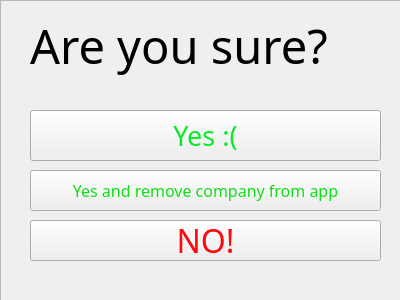
<?xml version="1.0" encoding="UTF-8"?>
<ui version="4.0">
 <class>DeleteYourself</class>
 <widget class="QWidget" name="DeleteYourself">
  <property name="geometry">
   <rect>
    <x>0</x>
    <y>0</y>
    <width>400</width>
    <height>300</height>
   </rect>
  </property>
  <property name="windowTitle">
   <string>DeleteYourself</string>
  </property>
  <property name="styleSheet">
   <string notr="true">QFrame{background:url(:/Comcalen/background.jpg)}</string>
  </property>
  <widget class="QFrame" name="frame">
   <property name="geometry">
    <rect>
     <x>0</x>
     <y>0</y>
     <width>401</width>
     <height>301</height>
    </rect>
   </property>
   <property name="frameShape">
    <enum>QFrame::StyledPanel</enum>
   </property>
   <property name="frameShadow">
    <enum>QFrame::Raised</enum>
   </property>
   <widget class="QLabel" name="label">
    <property name="enabled">
     <bool>true</bool>
    </property>
    <property name="geometry">
     <rect>
      <x>30</x>
      <y>10</y>
      <width>361</width>
      <height>71</height>
     </rect>
    </property>
    <property name="font">
     <font>
      <family>Copperplate Gothic Bold</family>
      <pointsize>35</pointsize>
     </font>
    </property>
    <property name="layoutDirection">
     <enum>Qt::LeftToRight</enum>
    </property>
    <property name="styleSheet">
     <string notr="true">QLabel{background:transparent}</string>
    </property>
    <property name="text">
     <string>Are you sure?</string>
    </property>
   </widget>
   <widget class="QPushButton" name="yes">
    <property name="geometry">
     <rect>
      <x>30</x>
      <y>110</y>
      <width>351</width>
      <height>51</height>
     </rect>
    </property>
    <property name="palette">
     <palette>
      <active>
       <colorrole role="ButtonText">
        <brush brushstyle="SolidPattern">
         <color alpha="255">
          <red>6</red>
          <green>236</green>
          <blue>41</blue>
         </color>
        </brush>
       </colorrole>
      </active>
      <inactive>
       <colorrole role="ButtonText">
        <brush brushstyle="SolidPattern">
         <color alpha="255">
          <red>6</red>
          <green>236</green>
          <blue>41</blue>
         </color>
        </brush>
       </colorrole>
      </inactive>
      <disabled>
       <colorrole role="ButtonText">
        <brush brushstyle="SolidPattern">
         <color alpha="255">
          <red>120</red>
          <green>120</green>
          <blue>120</blue>
         </color>
        </brush>
       </colorrole>
      </disabled>
     </palette>
    </property>
    <property name="font">
     <font>
      <family>Copperplate Gothic Bold</family>
      <pointsize>20</pointsize>
     </font>
    </property>
    <property name="text">
     <string>Yes :(</string>
    </property>
   </widget>
   <widget class="QPushButton" name="totally_yes">
    <property name="geometry">
     <rect>
      <x>30</x>
      <y>170</y>
      <width>351</width>
      <height>41</height>
     </rect>
    </property>
    <property name="palette">
     <palette>
      <active>
       <colorrole role="ButtonText">
        <brush brushstyle="SolidPattern">
         <color alpha="255">
          <red>17</red>
          <green>221</green>
          <blue>24</blue>
         </color>
        </brush>
       </colorrole>
      </active>
      <inactive>
       <colorrole role="ButtonText">
        <brush brushstyle="SolidPattern">
         <color alpha="255">
          <red>17</red>
          <green>221</green>
          <blue>24</blue>
         </color>
        </brush>
       </colorrole>
      </inactive>
      <disabled>
       <colorrole role="ButtonText">
        <brush brushstyle="SolidPattern">
         <color alpha="255">
          <red>120</red>
          <green>120</green>
          <blue>120</blue>
         </color>
        </brush>
       </colorrole>
      </disabled>
     </palette>
    </property>
    <property name="font">
     <font>
      <family>Copperplate Gothic Bold</family>
      <pointsize>12</pointsize>
     </font>
    </property>
    <property name="text">
     <string>Yes and remove company from app</string>
    </property>
   </widget>
   <widget class="QPushButton" name="no">
    <property name="geometry">
     <rect>
      <x>30</x>
      <y>220</y>
      <width>351</width>
      <height>41</height>
     </rect>
    </property>
    <property name="palette">
     <palette>
      <active>
       <colorrole role="WindowText">
        <brush brushstyle="SolidPattern">
         <color alpha="255">
          <red>230</red>
          <green>0</green>
          <blue>3</blue>
         </color>
        </brush>
       </colorrole>
       <colorrole role="ButtonText">
        <brush brushstyle="SolidPattern">
         <color alpha="255">
          <red>255</red>
          <green>7</green>
          <blue>11</blue>
         </color>
        </brush>
       </colorrole>
      </active>
      <inactive>
       <colorrole role="WindowText">
        <brush brushstyle="SolidPattern">
         <color alpha="255">
          <red>230</red>
          <green>0</green>
          <blue>3</blue>
         </color>
        </brush>
       </colorrole>
       <colorrole role="ButtonText">
        <brush brushstyle="SolidPattern">
         <color alpha="255">
          <red>255</red>
          <green>7</green>
          <blue>11</blue>
         </color>
        </brush>
       </colorrole>
      </inactive>
      <disabled>
       <colorrole role="WindowText">
        <brush brushstyle="SolidPattern">
         <color alpha="255">
          <red>120</red>
          <green>120</green>
          <blue>120</blue>
         </color>
        </brush>
       </colorrole>
       <colorrole role="ButtonText">
        <brush brushstyle="SolidPattern">
         <color alpha="255">
          <red>120</red>
          <green>120</green>
          <blue>120</blue>
         </color>
        </brush>
       </colorrole>
      </disabled>
     </palette>
    </property>
    <property name="font">
     <font>
      <family>Copperplate Gothic Bold</family>
      <pointsize>24</pointsize>
     </font>
    </property>
    <property name="text">
     <string>NO!</string>
    </property>
   </widget>
  </widget>
 </widget>
 <layoutdefault spacing="6" margin="11"/>
 <resources>
  <include location="Comcalen.qrc"/>
 </resources>
 <connections/>
</ui>
